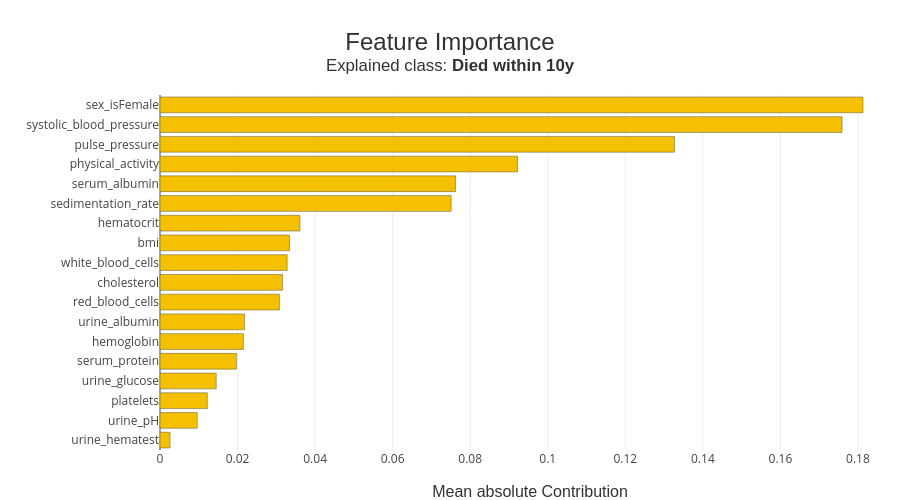

Notebook code for this chart:
### Code cell
RF_xpl.plot.features_importance()

### Figure 1 — Plotly figure (JSON) as saved in the notebook; plotly's stock layout.template omitted (floating-point values rounded to 4 significant figures)
{"data": [{"customdata": ["urine_hematest", "urine_pH", "platelets", "urine_glucose", "serum_protein", "hemoglobin", "urine_albumin", "red_blood_cells", "cholesterol", "white_blood_cells", "bmi", "hematocrit", "sedimentation_rate", "serum_albumin", "physical_activity", "pulse_pressure", "systolic_blood_pressure", "sex_isFemale"], "hovertemplate": "Feature: %{customdata}<br />Contribution: %{x:.4f}<extra></extra>", "marker": {"color": ["rgba(244, 192, 0, 1.0)", "rgba(244, 192, 0, 1.0)", "rgba(244, 192, 0, 1.0)", "rgba(244, 192, 0, 1.0)", "rgba(244, 192, 0, 1.0)", "rgba(244, 192, 0, 1.0)", "rgba(244, 192, 0, 1.0)", "rgba(244, 192, 0, 1.0)", "rgba(244, 192, 0, 1.0)", "rgba(244, 192, 0, 1.0)", "rgba(244, 192, 0, 1.0)", "rgba(244, 192, 0, 1.0)", "rgba(244, 192, 0, 1.0)", "rgba(244, 192, 0, 1.0)", "rgba(244, 192, 0, 1.0)", "rgba(244, 192, 0, 1.0)", "rgba(244, 192, 0, 1.0)", "rgba(244, 192, 0, 1.0)"], "line": {"color": "rgba(52, 55, 54, 0.8)", "width": 0.5}}, "name": "Global", "orientation": "h", "type": "bar", "x": [0.0026, 0.0096, 0.0122, 0.0145, 0.0197, 0.0215, 0.0218, 0.0308, 0.0316, 0.0328, 0.0334, 0.0361, 0.0751, 0.0762, 0.0922, 0.1327, 0.1759, 0.1813], "y": ["urine_hematest", "urine_pH", "platelets", "urine_glucose", "serum_protein", "hemoglobin", "urine_albumin", "red_blood_cells", "cholesterol", "white_blood_cells", "bmi", "hematocrit", "sedimentation_rate", "serum_albumin", "physical_activity", "pulse_pressure", "systolic_blood_pressure", "sex_isFemale"]}], "layout": {"autosize": false, "barmode": "group", "height": 500, "hovermode": "closest", "margin": {"b": 50, "l": 160, "r": 0, "t": 95}, "title": {"font": {"color": "rgb(50, 50, 50)", "family": "Arial, sans-serif", "size": 24}, "text": "Feature Importance<br><sup>Explained class: <b>Died within 10y</b></sup>", "x": 0.5, "xanchor": "center", "y": 0.9, "yanchor": "middle"}, "width": 900, "xaxis": {"title": {"font": {"color": "rgb(50, 50, 50)", "family": "Arial Black, Arial, sans-serif", "size": 16}, "text": "Mean absolute Contribution"}}, "yaxis": {"automargin": true, "dtick": 1, "tickmode": "array", "ticktext": ["urine_hematest", "urine_pH", "platelets", "urine_glucose", "serum_protein", "hemoglobin", "urine_albumin", "red_blood_cells", "cholesterol", "white_blood_cells", "bmi", "hematocrit", "sedimentation_rate", "serum_albumin", "physical_activity", "pulse_pressure", "systolic_blood_pressure", "sex_isFemale"], "tickvals": ["urine_hematest", "urine_pH", "platelets", "urine_glucose", "serum_protein", "hemoglobin", "urine_albumin", "red_blood_cells", "cholesterol", "white_blood_cells", "bmi", "hematocrit", "sedimentation_rate", "serum_albumin", "physical_activity", "pulse_pressure", "systolic_blood_pressure", "sex_isFemale"], "title": {"font": {"color": "rgb(50, 50, 50)", "family": "Arial Black, Arial, sans-serif", "size": 16}}}}}
